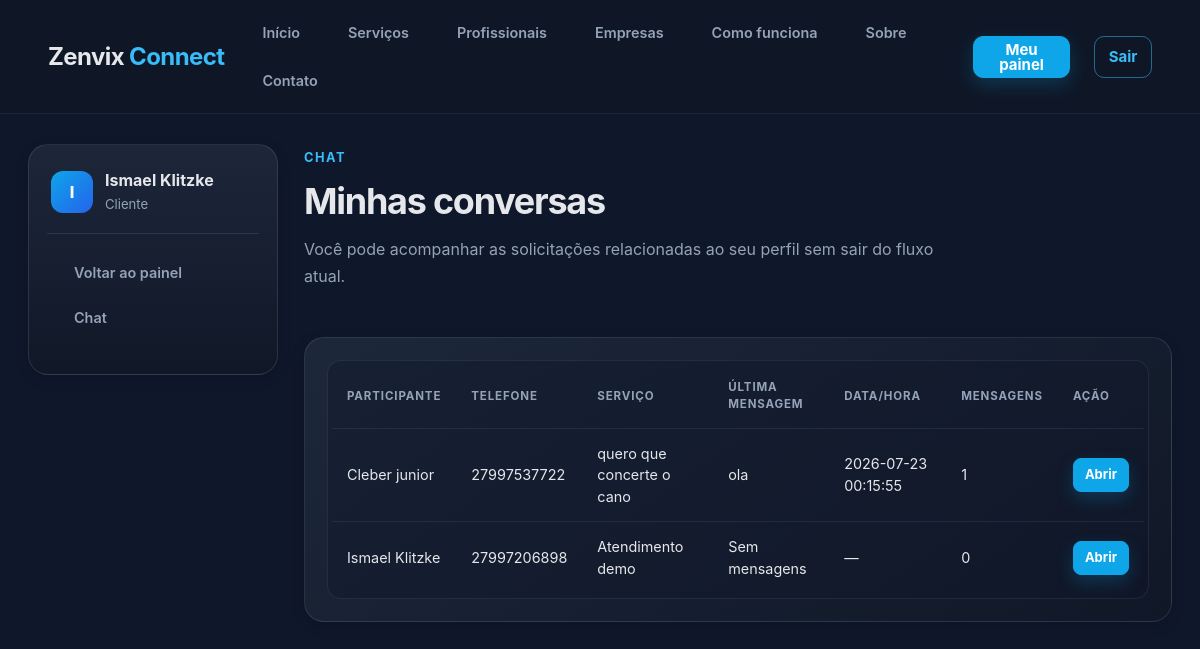
Page /chat/ (signed in) on the earlier database version.
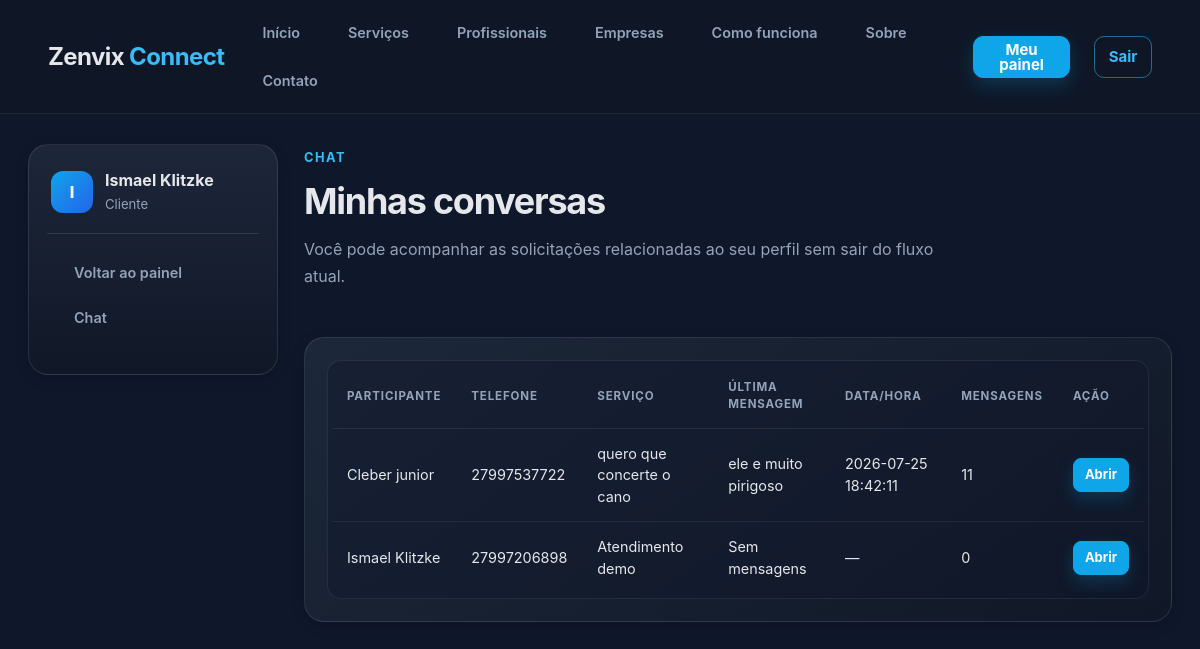
Same page on the later database version.
### tables this page shows
CREATE TABLE mensagens (
            id INTEGER PRIMARY KEY AUTOINCREMENT,
            servico_id INTEGER,
            remetente_id INTEGER,
            mensagem TEXT,
            criado_em TEXT,
            FOREIGN KEY(servico_id) REFERENCES servicos(id),
            FOREIGN KEY(remetente_id) REFERENCES usuarios(id)
        );

### app.py (the view)
@app.route("/chat", strict_slashes=False)
@app.route("/chat/", strict_slashes=False)
def chat_index():
    if "user_id" not in session:
        flash("Faça login para acessar o chat.", "error")
        return redirect(url_for("login"))
    user = get_user_by_id(session["user_id"])
    if not user:
        flash("Usuário não encontrado.", "error")
        return redirect(url_for("login"))
    if session.get("user_type") == ADMIN_USER_TYPE:
        service_conversations = get_all_chat_conversations()
        services = []
        admin_view = True
    else:
        service_conversations = get_chat_conversations_for_user(session["user_id"])
        services = get_services_for_user(session["user_id"], user["tipo"])
        admin_view = False
    return render_template(
        "chat/index.html",
        user=user,
        service_conversations=service_conversations,
        services=services,
        admin_view=admin_view,
    )

### app.py (called while the page is built, shortened)
def get_db():
    if "db" not in g:
        g.db = sqlite3.connect(DATABASE_PATH)
        g.db.row_factory = sqlite3.Row
    return g.db

def get_user_by_id(user_id):
    db = get_db()
    return db.execute("SELECT * FROM usuarios WHERE id = ?", (user_id,)).fetchone()

def get_services_for_user(user_id, user_type):
    db = get_db()
    if user_type == "cliente":
        return db.execute(
            """
            SELECT s.*, u.nome AS profissional_nome, u.tipo AS profissional_tipo
            FROM servicos s
            LEFT JOIN usuarios u ON s.profissional_id = u.id
            WHERE s.cliente_id = ?
            ORDER BY s.id DESC
            """,
            (user_id,),
        ).fetchall()

@app.teardown_appcontext
def teardown_appcontext(exception):
    close_db(exception)

### templates/chat/index.html (shortened to what this page needs)
{% extends "layouts/base.html" %}
{% block content %}
<div class="dashboard-shell">
    <aside class="dashboard-sidebar">
        <div class="sidebar-brand">
            <div class="avatar avatar-large">{{ user['nome'][0]|upper }}</div>
            <div>
                <h2>{{ user['nome'] }}</h2>
                <p>{{ user['tipo']|capitalize }}</p>
            </div>
        </div>
        <nav class="sidebar-nav">
            <a href="{{ url_for('dashboard') }}">Voltar ao painel</a>
            <a href="{{ url_for('chat_index') }}" class="active">Chat</a>
        </nav>
    </aside>
    <main class="dashboard-main">
        <section class="section-header">
            <div>
                <span class="section-badge">Chat</span>
                <h1>Minhas conversas</h1>
                <p>Você pode acompanhar as solicitações relacionadas ao seu perfil sem sair do fluxo atual.</p>
            </div>
        </section>
        {% if service_conversations %}
        <section class="dashboard-panel">
            <div class="table-wrapper">
                <table class="dashboard-table">
                    <thead>
                        <tr>
                            <th>Participante</th>
                            <th>Telefone</th>
                            <th>Serviço</th>
                            <th>Última mensagem</th>
                            <th>Data/Hora</th>
                            <th>Mensagens</th>
                            <th>Ação</th>
                        </tr>
                    </thead>
                    <tbody>
                        {% for item in service_conversations %}
                        <tr>
                            <td>{{ item.participant_name }}</td>
                            <td>{{ item.participant_phone or '—' }}</td>
                            <td>{{ item.service_label }}</td>
                            <td>{{ item.last_message }}</td>
                            <td>{{ item.last_message_time }}</td>
                            <td>{{ item.message_count }}</td>
                            <td><a href="/servico/{{ item.service_id }}/chat"
                                    class="button button-primary button-small">Abrir</a></td>
                        </tr>
                        {% endfor %}
                    </tbody>
                </table>
            </div>
        </section>
        {% endif %}
    </main>
</div>
{% endblock %}

Differences in the rows shown:
no longer on this page (row unchanged): mensagens: participant_name "Cleber junior", participant_phone "27997537722", service_label "quero que concerte o cano", last_message "ola", last_message_time "2026-07-23 00:15:55", message_count "1"
added mensagens: participant_name "Cleber junior", participant_phone "27997537722", service_label "quero que concerte o cano", last_message "ele e muito pirigoso", last_message_time "2026-07-25 18:42:11", message_count "11"
